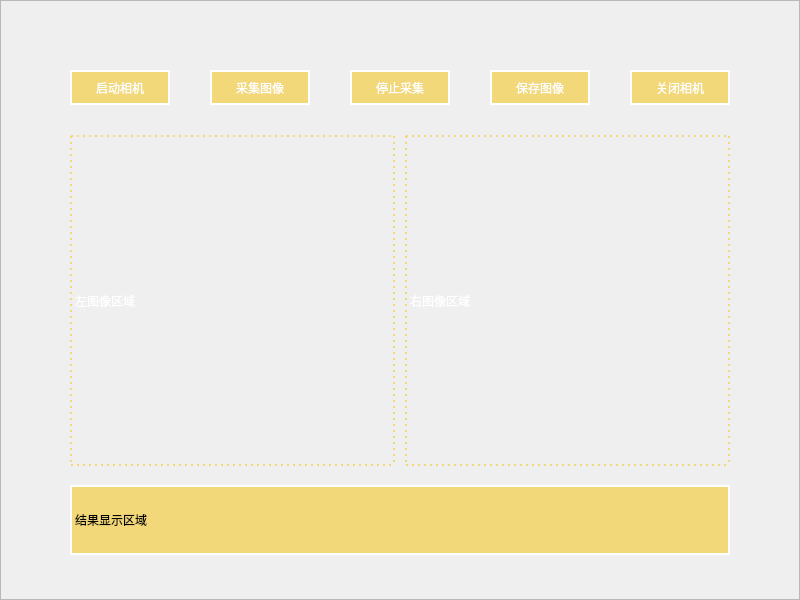
<?xml version="1.0" encoding="UTF-8"?>
<ui version="4.0">
 <class>Form</class>
 <widget class="QWidget" name="Form">
  <property name="geometry">
   <rect>
    <x>0</x>
    <y>0</y>
    <width>800</width>
    <height>600</height>
   </rect>
  </property>
  <property name="windowTitle">
   <string>Form</string>
  </property>
  <widget class="QPushButton" name="btnStartGrab">
   <property name="geometry">
    <rect>
     <x>210</x>
     <y>70</y>
     <width>100</width>
     <height>35</height>
    </rect>
   </property>
   <property name="styleSheet">
    <string notr="true">font: bold 14pt &quot;汉仪喵魂体W&quot;;
color: rgb(255, 255, 255);
border:2px solid;
border-color: rgb(255, 255, 255);
background-color: rgb(242, 216, 121);</string>
   </property>
   <property name="text">
    <string>采集图像</string>
   </property>
  </widget>
  <widget class="QPushButton" name="btnStopGrab">
   <property name="geometry">
    <rect>
     <x>350</x>
     <y>70</y>
     <width>100</width>
     <height>35</height>
    </rect>
   </property>
   <property name="styleSheet">
    <string notr="true">font: bold 14pt &quot;汉仪喵魂体W&quot;;
color: rgb(255, 255, 255);
border:2px solid;
border-color: rgb(255, 255, 255);
background-color: rgb(242, 216, 121);</string>
   </property>
   <property name="text">
    <string>停止采集</string>
   </property>
  </widget>
  <widget class="QLabel" name="ResultLabel">
   <property name="geometry">
    <rect>
     <x>70</x>
     <y>485</y>
     <width>660</width>
     <height>70</height>
    </rect>
   </property>
   <property name="styleSheet">
    <string notr="true">font: 12pt &quot;汉仪喵魂体W&quot;;
color: rgb(0, 0, 0);
border:2px solid;
border-color: rgb(255, 255, 255);
background-color: rgb(242, 216, 121);</string>
   </property>
   <property name="text">
    <string>结果显示区域</string>
   </property>
  </widget>
  <widget class="QFrame" name="frame">
   <property name="geometry">
    <rect>
     <x>0</x>
     <y>0</y>
     <width>800</width>
     <height>600</height>
    </rect>
   </property>
   <property name="styleSheet">
    <string notr="true">border-image: url(:/newPrefix/img/background.jpg);</string>
   </property>
   <property name="frameShape">
    <enum>QFrame::StyledPanel</enum>
   </property>
   <property name="frameShadow">
    <enum>QFrame::Raised</enum>
   </property>
  </widget>
  <widget class="QPushButton" name="btnSaveImage">
   <property name="geometry">
    <rect>
     <x>490</x>
     <y>70</y>
     <width>100</width>
     <height>35</height>
    </rect>
   </property>
   <property name="styleSheet">
    <string notr="true">font: bold 14pt &quot;汉仪喵魂体W&quot;;
color: rgb(255, 255, 255);
border:2px solid;
border-color: rgb(255, 255, 255);
background-color: rgb(242, 216, 121);</string>
   </property>
   <property name="text">
    <string>保存图像</string>
   </property>
  </widget>
  <widget class="QPushButton" name="btnCloseCam">
   <property name="geometry">
    <rect>
     <x>630</x>
     <y>70</y>
     <width>100</width>
     <height>35</height>
    </rect>
   </property>
   <property name="styleSheet">
    <string notr="true">font: bold 14pt &quot;汉仪喵魂体W&quot;;
color: rgb(255, 255, 255);
border:2px solid;
border-color: rgb(255, 255, 255);
background-color: rgb(242, 216, 121);</string>
   </property>
   <property name="text">
    <string>关闭相机</string>
   </property>
  </widget>
  <widget class="QLabel" name="RLabel">
   <property name="geometry">
    <rect>
     <x>405</x>
     <y>135</y>
     <width>325</width>
     <height>331</height>
    </rect>
   </property>
   <property name="styleSheet">
    <string notr="true">font: 14pt &quot;汉仪喵魂体W&quot;;
color: rgb(255, 255, 255);
border:2px;
border-style:dotted;
border-color: rgb(242, 216, 121);</string>
   </property>
   <property name="text">
    <string>右图像区域</string>
   </property>
  </widget>
  <widget class="QLabel" name="LLabel">
   <property name="geometry">
    <rect>
     <x>70</x>
     <y>135</y>
     <width>325</width>
     <height>331</height>
    </rect>
   </property>
   <property name="styleSheet">
    <string notr="true">font: 14pt &quot;汉仪喵魂体W&quot;;
color: rgb(255, 255, 255);
border:2px;
border-style:dotted;
border-color: rgb(242, 216, 121);</string>
   </property>
   <property name="text">
    <string>左图像区域</string>
   </property>
  </widget>
  <widget class="QPushButton" name="btnOpenCam">
   <property name="geometry">
    <rect>
     <x>70</x>
     <y>70</y>
     <width>100</width>
     <height>35</height>
    </rect>
   </property>
   <property name="styleSheet">
    <string notr="true">font: bold 14pt &quot;汉仪喵魂体W&quot;;
color: rgb(255, 255, 255);
border:2px solid;
border-color: rgb(255, 255, 255);
background-color: rgb(242, 216, 121);</string>
   </property>
   <property name="text">
    <string>启动相机</string>
   </property>
  </widget>
  <zorder>frame</zorder>
  <zorder>btnStartGrab</zorder>
  <zorder>btnStopGrab</zorder>
  <zorder>ResultLabel</zorder>
  <zorder>btnSaveImage</zorder>
  <zorder>btnCloseCam</zorder>
  <zorder>RLabel</zorder>
  <zorder>LLabel</zorder>
  <zorder>btnOpenCam</zorder>
 </widget>
 <resources>
  <include location="../img.qrc"/>
 </resources>
 <connections/>
</ui>
